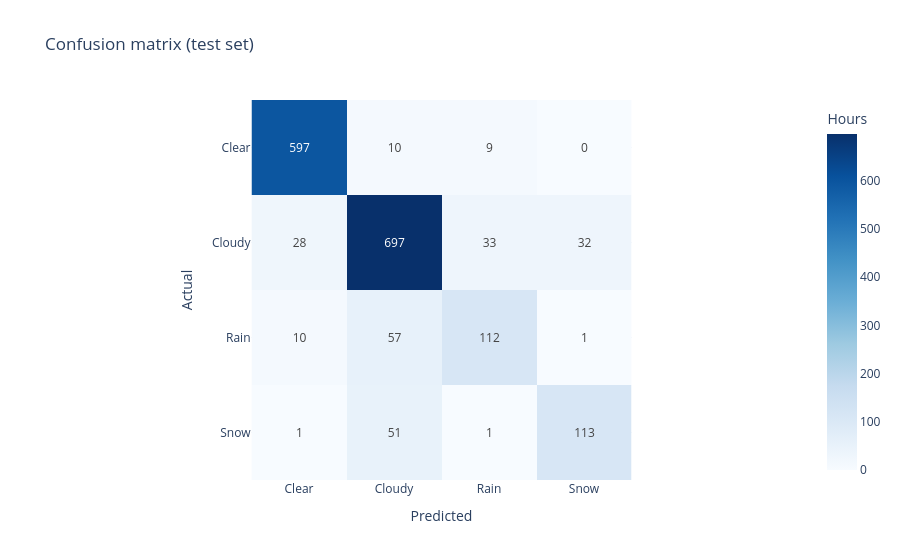

The cell this chart's notebook holds for it:
### Markdown cell above
**What this shows:** **Clear** (F1 0.954) and **Cloudy** (0.869) are predicted very well. **Rain** (0.669) and **Snow** (0.724) are harder: with under 1,000 examples each, a new rainy or snowy hour often has more Cloudy neighbours than Rain or Snow ones. Rain recall is the weakest number at 0.622, so about 4 in 10 rainy hours are missed.

### Code cell
evaluator.plot_confusion(pipeline.y_test, pipeline.y_pred).show()

### Figure 1 — Plotly figure (JSON) as saved in the notebook; plotly's stock layout.template omitted (floating-point values rounded to 4 significant figures)
{"data": [{"coloraxis": "coloraxis", "hovertemplate": "Predicted: %{x}<br>Actual: %{y}<br>Hours: %{z}<extra></extra>", "name": "0", "texttemplate": "%{z}", "type": "heatmap", "x": ["Clear", "Cloudy", "Rain", "Snow"], "xaxis": "x", "y": ["Clear", "Cloudy", "Rain", "Snow"], "yaxis": "y", "z": [[597, 10, 9, 0], [28, 697, 33, 32], [10, 57, 112, 1], [1, 51, 1, 113]]}], "layout": {"coloraxis": {"autocolorscale": false, "colorbar": {"title": {"text": "Hours"}}, "colorscale": [[0, "rgb(247,251,255)"], [0.125, "rgb(222,235,247)"], [0.25, "rgb(198,219,239)"], [0.375, "rgb(158,202,225)"], [0.5, "rgb(107,174,214)"], [0.625, "rgb(66,146,198)"], [0.75, "rgb(33,113,181)"], [0.875, "rgb(8,81,156)"], [1, "rgb(8,48,107)"]]}, "title": {"text": "Confusion matrix (test set)"}, "xaxis": {"anchor": "y", "constrain": "domain", "domain": [0, 1], "scaleanchor": "y", "title": {"text": "Predicted"}}, "yaxis": {"anchor": "x", "autorange": "reversed", "constrain": "domain", "domain": [0, 1], "title": {"text": "Actual"}}}}
